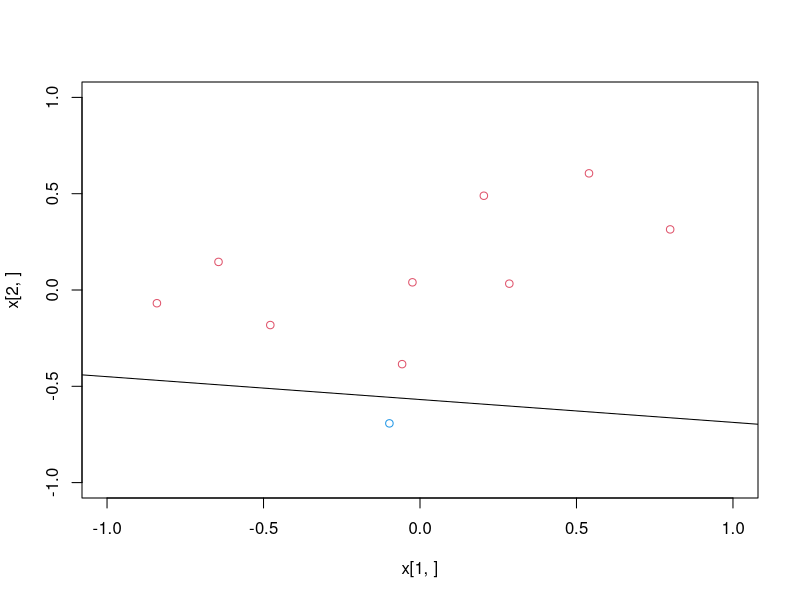

This figure's R source:
makeTarget <- function() {
    p1 <<- runif(2, min=-1, max=1)
    p2 <<- runif(2, min=-1, max=1)
    b <<- (p1[2]-p2[2])/(p1[1]-p2[1])
    a <<- p1[2]-b*p1[1]
    function(x) { sign(c(a,b,-1) %*% rbind(1,matrix(x,nrow=2)))}
}

makeHypothesis <- function(w) {
    function(x) { sign(t(w) %*% rbind(1,matrix(x,nrow=2)))}
}

makeInputs <- function(N) {
    matrix(data=runif(2 * N, min=-1, max=1), nrow=2, ncol = N, byrow=TRUE)
}

N <- 10
f <- makeTarget()
x <- makeInputs(N)
y <- f(x)
plot(x=x[1,],y=x[2,],col=y+3,xlim=c(-1,1),ylim=c(-1,1))
abline(a=a,b=b)

checkHypothesis <- function(f, h, x) {
    apply(x,2,function(x) {f(x) == h(x)})
}
runPLA <- function(x, f) {
    w <- c(0,0,0)
    done <- FALSE
    while (!done) {
        h <- makeHypothesis(w)
        c <- checkHypothesis(f,h,x)
        print(c)
        if (sum(c) == length(c)) {
            done <- TRUE
        } else {
            element <- ceiling(runif(1,max=ncol(x)))
            print(element)
            while (c[element] == TRUE) {
                element <- (element + 1) %% length(x)
            }
            w <- w + f(x[element]) * x[element]
        }
    }
    w
}


